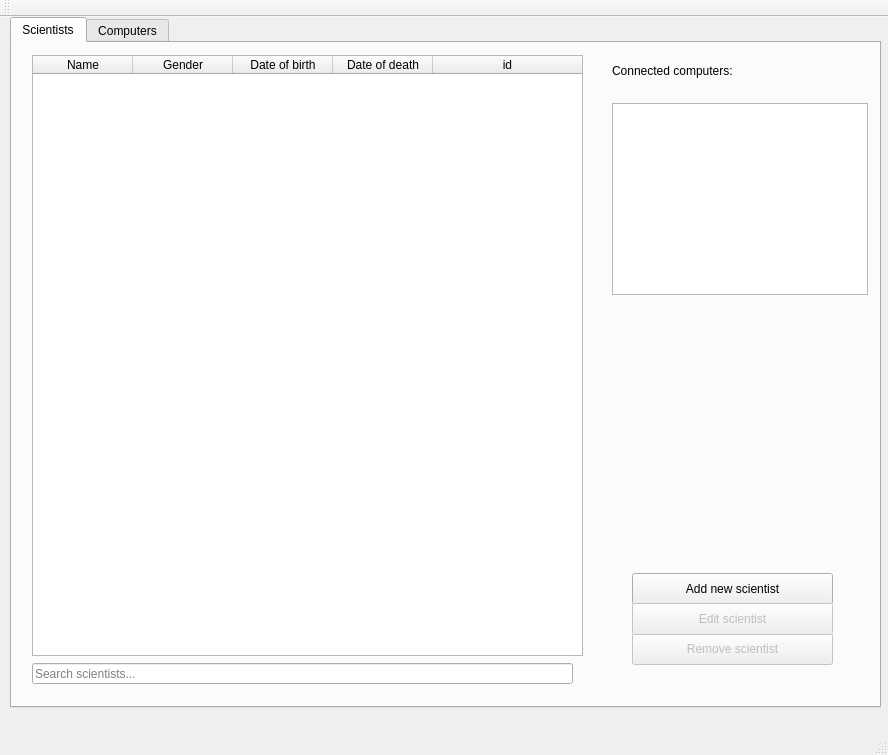
<?xml version="1.0" encoding="UTF-8"?>
<ui version="4.0">
 <class>MainWindow</class>
 <widget class="QMainWindow" name="MainWindow">
  <property name="geometry">
   <rect>
    <x>0</x>
    <y>0</y>
    <width>888</width>
    <height>755</height>
   </rect>
  </property>
  <property name="windowTitle">
   <string>MainWindow</string>
  </property>
  <widget class="QWidget" name="centralWidget">
   <widget class="QTabWidget" name="tabWidget">
    <property name="geometry">
     <rect>
      <x>10</x>
      <y>0</y>
      <width>871</width>
      <height>691</height>
     </rect>
    </property>
    <property name="currentIndex">
     <number>0</number>
    </property>
    <widget class="QWidget" name="tab">
     <attribute name="title">
      <string>Scientists</string>
     </attribute>
     <widget class="QTableWidget" name="table_scientists">
      <property name="geometry">
       <rect>
        <x>20</x>
        <y>12</y>
        <width>551</width>
        <height>601</height>
       </rect>
      </property>
      <property name="dragEnabled">
       <bool>true</bool>
      </property>
      <property name="sortingEnabled">
       <bool>true</bool>
      </property>
      <attribute name="horizontalHeaderCascadingSectionResizes">
       <bool>false</bool>
      </attribute>
      <attribute name="horizontalHeaderHighlightSections">
       <bool>true</bool>
      </attribute>
      <attribute name="horizontalHeaderStretchLastSection">
       <bool>true</bool>
      </attribute>
      <attribute name="verticalHeaderVisible">
       <bool>false</bool>
      </attribute>
      <column>
       <property name="text">
        <string>Name</string>
       </property>
      </column>
      <column>
       <property name="text">
        <string>Gender</string>
       </property>
      </column>
      <column>
       <property name="text">
        <string>Date of birth</string>
       </property>
      </column>
      <column>
       <property name="text">
        <string>Date of death</string>
       </property>
      </column>
      <column>
       <property name="text">
        <string>id</string>
       </property>
      </column>
     </widget>
     <widget class="QListWidget" name="listWidget">
      <property name="geometry">
       <rect>
        <x>600</x>
        <y>60</y>
        <width>256</width>
        <height>192</height>
       </rect>
      </property>
     </widget>
     <widget class="QPushButton" name="remove_scientist_button">
      <property name="enabled">
       <bool>false</bool>
      </property>
      <property name="geometry">
       <rect>
        <x>620</x>
        <y>590</y>
        <width>201</width>
        <height>32</height>
       </rect>
      </property>
      <property name="text">
       <string>Remove scientist</string>
      </property>
     </widget>
     <widget class="QPushButton" name="add_scientist_button">
      <property name="geometry">
       <rect>
        <x>620</x>
        <y>530</y>
        <width>201</width>
        <height>32</height>
       </rect>
      </property>
      <property name="text">
       <string>Add new scientist</string>
      </property>
     </widget>
     <widget class="QPushButton" name="edit_scientist_button">
      <property name="enabled">
       <bool>false</bool>
      </property>
      <property name="geometry">
       <rect>
        <x>620</x>
        <y>560</y>
        <width>201</width>
        <height>32</height>
       </rect>
      </property>
      <property name="text">
       <string>Edit scientist</string>
      </property>
     </widget>
     <widget class="QLineEdit" name="search_scientist">
      <property name="geometry">
       <rect>
        <x>20</x>
        <y>620</y>
        <width>541</width>
        <height>21</height>
       </rect>
      </property>
      <property name="placeholderText">
       <string>Search scientists...</string>
      </property>
     </widget>
     <widget class="QLabel" name="connected_computers_label">
      <property name="geometry">
       <rect>
        <x>600</x>
        <y>20</y>
        <width>201</width>
        <height>16</height>
       </rect>
      </property>
      <property name="text">
       <string>Connected computers:</string>
      </property>
     </widget>
    </widget>
    <widget class="QWidget" name="tab_2">
     <attribute name="title">
      <string>Computers</string>
     </attribute>
     <widget class="QTableWidget" name="table_computers">
      <property name="geometry">
       <rect>
        <x>10</x>
        <y>10</y>
        <width>571</width>
        <height>601</height>
       </rect>
      </property>
      <attribute name="verticalHeaderVisible">
       <bool>false</bool>
      </attribute>
      <column>
       <property name="text">
        <string>Name</string>
       </property>
      </column>
      <column>
       <property name="text">
        <string>Type</string>
       </property>
      </column>
      <column>
       <property name="text">
        <string>Year built</string>
       </property>
      </column>
      <column>
       <property name="text">
        <string>Working model built</string>
       </property>
      </column>
      <column>
       <property name="text">
        <string>id</string>
       </property>
      </column>
     </widget>
     <widget class="QLineEdit" name="search_computers">
      <property name="geometry">
       <rect>
        <x>10</x>
        <y>620</y>
        <width>521</width>
        <height>21</height>
       </rect>
      </property>
      <property name="placeholderText">
       <string>Search computers...</string>
      </property>
     </widget>
    </widget>
   </widget>
  </widget>
  <widget class="QMenuBar" name="menuBar">
   <property name="geometry">
    <rect>
     <x>0</x>
     <y>0</y>
     <width>888</width>
     <height>22</height>
    </rect>
   </property>
  </widget>
  <widget class="QToolBar" name="mainToolBar">
   <attribute name="toolBarArea">
    <enum>TopToolBarArea</enum>
   </attribute>
   <attribute name="toolBarBreak">
    <bool>false</bool>
   </attribute>
  </widget>
  <widget class="QStatusBar" name="statusBar"/>
 </widget>
 <layoutdefault spacing="6" margin="11"/>
 <resources/>
 <connections/>
</ui>
